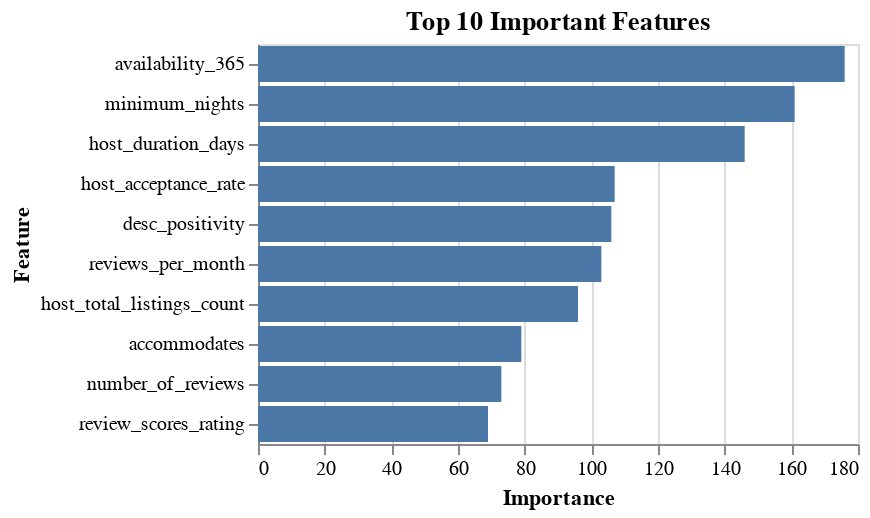

Notebook code for this chart:
### Code cell
imp_chart = alt.Chart(importance_df.head(10)).mark_bar().encode(
    x='Importance',
    y=alt.Y('Feature', sort='-x'),
).properties(
    title='Top 10 Important Features'
)
imp_chart

### Figure 1 — Vega specification as saved in the notebook (floating-point values rounded to 4 significant figures)
{"$schema": "https://vega.github.io/schema/vega/v5.json", "data": [{"name": "source_0"}, {"name": "data_0", "values": [{"Feature": "availability_365", "Importance": 176, "Importance_end": 176.0, "Importance_start": 0.0}, {"Feature": "minimum_nights", "Importance": 161, "Importance_end": 161.0, "Importance_start": 0.0}, {"Feature": "host_duration_days", "Importance": 146, "Importance_end": 146.0, "Importance_start": 0.0}, {"Feature": "host_acceptance_rate", "Importance": 107, "Importance_end": 107.0, "Importance_start": 0.0}, {"Feature": "desc_positivity", "Importance": 106, "Importance_end": 106.0, "Importance_start": 0.0}, {"Feature": "reviews_per_month", "Importance": 103, "Importance_end": 103.0, "Importance_start": 0.0}, {"Feature": "host_total_listings_count", "Importance": 96, "Importance_end": 96.0, "Importance_start": 0.0}, {"Feature": "accommodates", "Importance": 79, "Importance_end": 79.0, "Importance_start": 0.0}, {"Feature": "number_of_reviews", "Importance": 73, "Importance_end": 73.0, "Importance_start": 0.0}, {"Feature": "review_scores_rating", "Importance": 69, "Importance_end": 69.0, "Importance_start": 0.0}]}, {"name": "source_0_y_domain_Feature", "values": [{"Feature": "availability_365", "sort_field": 176}, {"Feature": "minimum_nights", "sort_field": 161}, {"Feature": "host_duration_days", "sort_field": 146}, {"Feature": "host_acceptance_rate", "sort_field": 107}, {"Feature": "desc_positivity", "sort_field": 106}, {"Feature": "reviews_per_month", "sort_field": 103}, {"Feature": "host_total_listings_count", "sort_field": 96}, {"Feature": "accommodates", "sort_field": 79}, {"Feature": "number_of_reviews", "sort_field": 73}, {"Feature": "review_scores_rating", "sort_field": 69}]}], "signals": [{"name": "y_step", "value": 20}, {"name": "height", "update": "bandspace(domain('y').length, 0.1, 0.05) * y_step"}], "marks": [{"type": "rect", "name": "marks", "from": {"data": "data_0"}, "encode": {"update": {"fill": {"value": "#4c78a8"}, "ariaRoleDescription": {"value": "bar"}, "x2": {"field": "Importance_start", "scale": "x"}, "description": {"signal": "\"Importance: \" + (format(datum[\"Importance\"], \"\")) + \"; Feature: \" + (isValid(datum[\"Feature\"]) ? datum[\"Feature\"] : \"\"+datum[\"Feature\"])"}, "x": {"field": "Importance_end", "scale": "x"}, "y": {"field": "Feature", "scale": "y"}, "height": {"signal": "max(0.25, bandwidth('y'))"}}}, "style": ["bar"]}], "scales": [{"name": "x", "type": "linear", "domain": {"data": "data_0", "fields": ["Importance_start", "Importance_end"]}, "range": [0, {"signal": "width"}], "nice": true, "zero": true}, {"name": "y", "type": "band", "domain": {"data": "source_0_y_domain_Feature", "field": "Feature", "sort": {"op": "max", "field": "sort_field", "order": "descending"}}, "range": {"step": {"signal": "y_step"}}, "paddingOuter": 0.05, "paddingInner": 0.1}], "axes": [{"scale": "x", "ticks": false, "maxExtent": 0, "minExtent": 0, "domain": false, "tickCount": {"signal": "ceil(width/40)"}, "orient": "bottom", "aria": false, "zindex": 0, "labels": false, "gridScale": "y", "grid": true}, {"scale": "x", "tickCount": {"signal": "ceil(width/40)"}, "orient": "bottom", "title": "Importance", "grid": false, "labelOverlap": true, "zindex": 0, "labelFlush": true}, {"scale": "y", "title": "Feature", "grid": false, "orient": "left", "zindex": 0}], "title": {"text": "Top 10 Important Features", "frame": "group"}, "background": "white", "style": "cell", "padding": 5, "width": 300}
